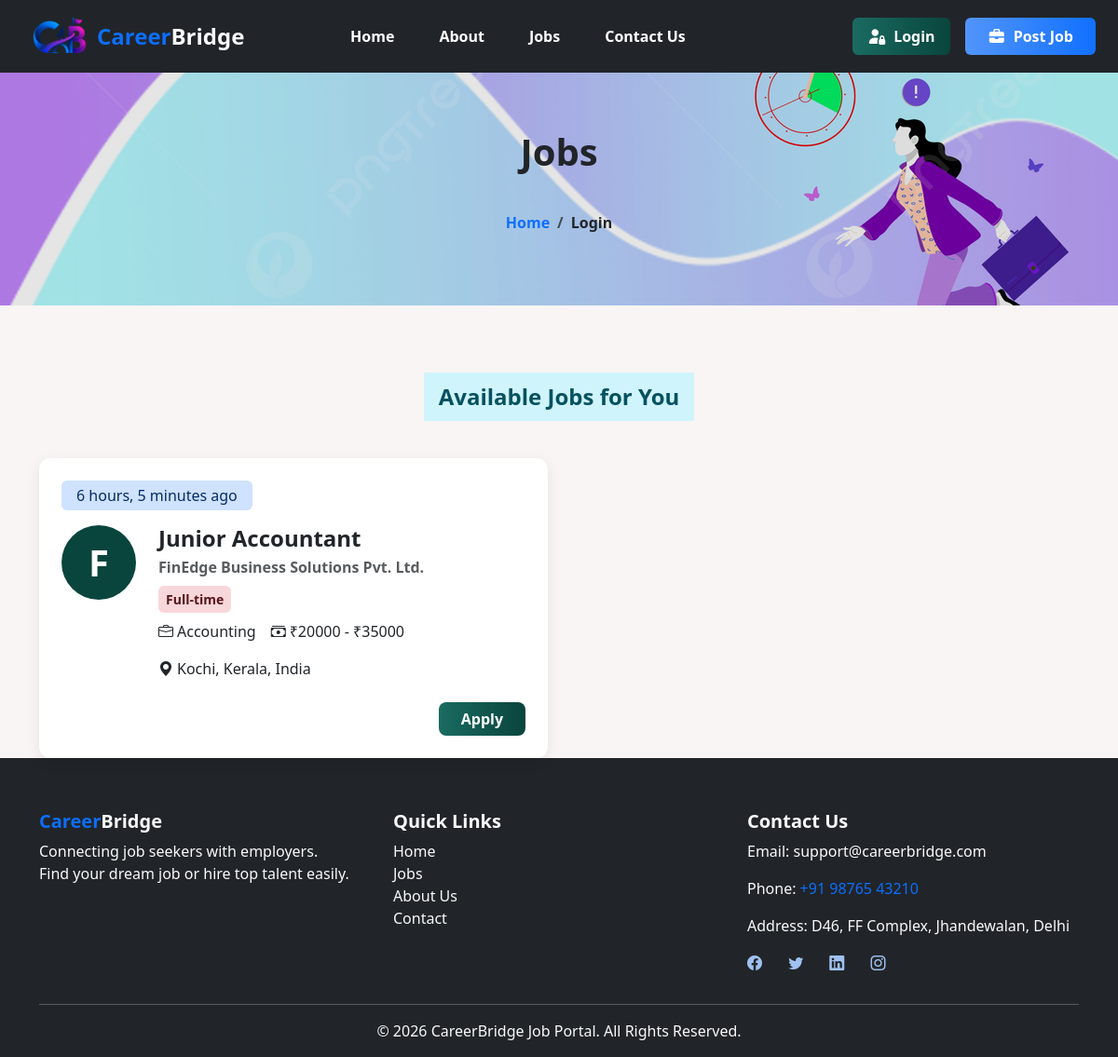
The page /category-view/3/ on the database as committed earlier.
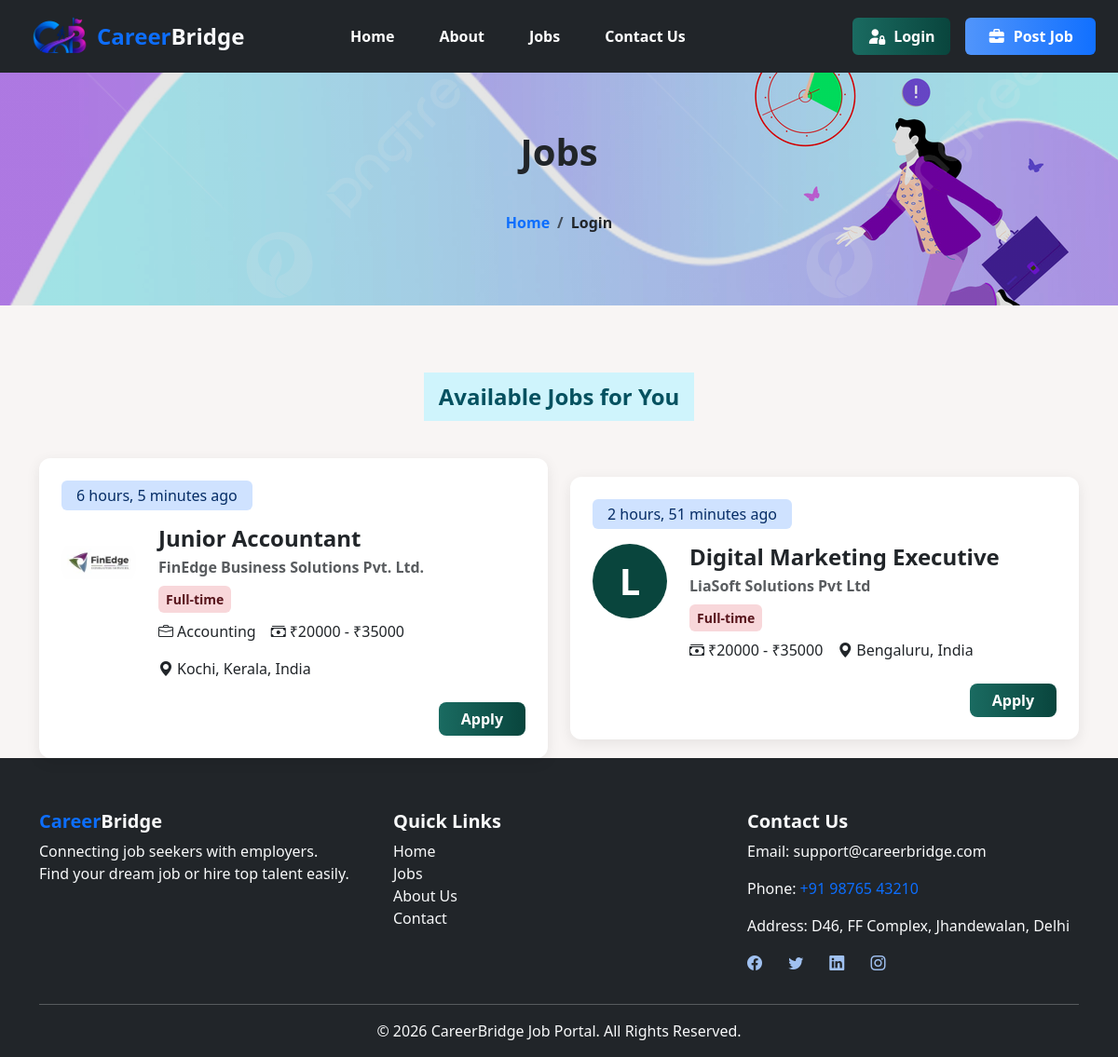
The same page on the database as committed later.
### job/models.py (models this page shows, shortened)
class Job(models.Model):
    jobtype_choices = (
        ('Full-time', 'Full time'),
        ('Part-time', 'Part time'),
        ('Temporary', 'Temporary'),
        ('Freelance', 'Freelance'),
    )
    work_location_choices = (
        ('On-site', 'On-site'),
        ('Remote', 'Remote'),
        ('Hybrid', 'Hybrid'),
    )
    job_title = models.CharField(max_length=50)
    company_name = models.CharField(max_length=50)
    company_logo = models.ImageField(upload_to='company_logos', null=True, blank=True)
    location = models.CharField(max_length=100)
    job_type = models.CharField(max_length=50, choices=jobtype_choices)
    category = models.ForeignKey(Category, on_delete=models.CASCADE)
    industry_type = models.ForeignKey(Industry, on_delete=models.CASCADE, null=True, blank=True)
    description = models.TextField()
    responsibilities = models.TextField()
    skills = models.TextField()
    min_salary = models.PositiveIntegerField()
    max_salary = models.PositiveIntegerField()
    experience = models.TextField(max_length=50)
    work_location = models.CharField(max_length=50, choices=work_location_choices)
    deadline = models.DateField()
    created_at = models.DateTimeField(auto_now_add=True)
    updated_at = models.DateTimeField(auto_now=True)
    is_featured = models.BooleanField(default=False)
    employer = models.ForeignKey(User, on_delete=models.CASCADE, null=True, blank=True)

class Industry(models.Model):
    industry_type =  models.CharField(max_length=30)
    category = models.ForeignKey(Category, on_delete=models.CASCADE)

### job/views.py (the view)
# urls.py: path('category-view/<int:id>/', views.category_view, name='category_view'),
def category_view(request,id):
    jobs = Job.objects.filter(category_id=id)
    return render(request, 'category_view.html', {'jobs': jobs})

### job/templates/category_view.html (shortened to what this page needs)
{% extends 'base.html' %}
{% load static %}
{% block content %}
<div class="container-fluid d-flex align-items-center justify-content-center text-center text-dark  page-bg">
    <div>
        <h3 class="mb-4 fw-bold fs-1">Jobs</h3>
        <nav aria-label="breadcrumb">
        <ol class="breadcrumb p-3 mb-0 justify-content-center bg-transparent">
            <li class="breadcrumb-item">
            <a href="/" class="text-decoration-none text-primary fw-bold">Home</a>
            </li>
            <li class="breadcrumb-item active text-dark fw-semibold" aria-current="page">Login</li>
        </ol>
        </nav>
  </div>
</div>
<div class="container mt-3">
    {% if jobs %}
    <div class="text-center mt-5 py-4">
        <p class="small bg-info-subtle text-info-emphasis fs-4 fw-bold d-inline-block px-3 py-2">Available Jobs for You</p>
    </div>
    <div class="row g-4 align-items-center">
        {% for job in jobs %}
        <div class="col-lg-6 col-md-12 col-12">
            <a href="{% url 'job_details' job.id %}" class="text-decoration-none text-dark">
                <div class="card p-4 h-100 job-card">
                    <div class="mb-3">
                        <span class="d-inline-block px-3 py-1 bg-primary-subtle text-primary-emphasis rounded-2">
                            {{ job.created_at|timesince }} ago
                        </span>
                    </div>
                    <div class="d-flex align-items-start gap-4">
                        <div class="flex-shrink-0">
                            {% if job.company_logo %}
                                <img src="/media/{{ job.company_logo }}" class="img-fluid rounded-circle object-fit-cover" style="width:80px; height:80px;" alt="Company Logo">
                            {% else %}
                                <div class="rounded-circle d-flex align-items-center justify-content-center text-white fw-bold"style="width:80px; height:80px; font-size:40px; background-color: #09453d;">
                                    {{ job.company_name|first|upper }}
                                </div>
                            {% endif %}
                        </div>
                        <div class="flex-grow-1">
                            <h5 class="mb-1 fw-bold job-title fs-4"> {{ job.job_title }} </h5>
                            <p class="mb-2 text-muted fw-semibold">{{ job.company_name }}</p>
                            <div class="mb-2">
                                <span class="small d-inline-block px-2 py-1 bg-danger-subtle text-danger-emphasis fw-semibold rounded">
                                    {{ job.job_type }}
                                </span>
                            </div>
                            <div class="d-flex flex-wrap gap-3 text-dark mt-2">
                                {% if job.industry_type %}
                                <div class="d-flex align-items-center">
                                    <i class="bi bi-briefcase me-1"></i>
                                    <span>{{ job.industry_type.industry_type }}</span>
                                </div>
                                {% endif %}
                                <div class="d-flex align-items-center">
                                    <i class="bi bi-cash-stack me-1"></i>
                                    <span> ₹{{ job.min_salary }} - ₹{{ job.max_salary }}</span>
                                </div>
                                <div class="d-flex align-items-center">
                                    <i class="bi bi-geo-alt-fill me-1"></i>
                                    <span>{{ job.location }}</span>
                                </div>
                            </div>
                        </div>
                    </div>
                    <div class="text-end mt-4">
                        <a href="#applyjob{{ i.id }}" class="btn btn-primary fw-bold px-4">Apply</a>
                    </div>
                </div>
            </a>
        </div>
        {% endfor %}
    </div>
    {% else %}
    <div class="row align-items-center vh-100">
        <h4 class="text-muted text-center my-5">No Jobs available at the moment.</h4>
    </div>
    {% endif %}
</div>
{% endblock content %}

### core/templates/base.html (shortened to what this page needs)
{% load static %}
<!DOCTYPE html>
<html lang="en">
<head>
    <link href="https://cdn.jsdelivr.net/npm/bootstrap@5.3.8/dist/css/bootstrap.min.css" rel="stylesheet">
    <link rel="stylesheet" href="https://cdn.jsdelivr.net/npm/bootstrap-icons@1.13.1/font/bootstrap-icons.min.css">
    <link rel="stylesheet" href="https://cdnjs.cloudflare.com/ajax/libs/font-awesome/7.3.0/css/all.min.css" />
    <link href="https://unpkg.com/aos@2.3.1/dist/aos.css" rel="stylesheet">
    <link rel="stylesheet" href="{% static 'css/style.css' %}">
</head>
<body>
    {% include 'include/navbar.html' %}
    {% block content %} {% endblock content %}
    {% include 'include/footer.html' %}
</body>
</html>

### core/templates/include/navbar.html (shortened to what this page needs)
{% load static %}
<nav class="navbar navbar-expand-lg navbar-dark bg-dark sticky-top py-1">
    <div class="container-fluid px-4">
        <a class="navbar-brand d-flex align-items-center fw-bold text-primary fs-4" href="{% url 'home' %}">
            <img src="{% static 'images/logo2.png' %}" alt="logo"  width="80" height="60" class="rounded-circle border-0 border-light ms-0">
            Career<span class="text-light">Bridge</span>
        </a>
        <div class="collapse navbar-collapse" id="navbarNav">
            <ul class="navbar-nav mx-auto fw-bold gap-3">
                <li class="nav-item">
                    <a class="nav-link px-3" href="{% url 'home' %}">Home</a>
                </li>
                <li class="nav-item">
                    <a class="nav-link px-3" href="{% url 'about' %}">About</a>
                </li>
                <li class="nav-item">
                    <a class="nav-link px-3" href="{% url 'jobs_list'%}">Jobs</a>
                </li>
                <li class="nav-item">
                    <a class="nav-link px-3" href="{% url 'contact' %}">Contact Us</a>
                </li>
            </ul>
            <ul class="navbar-nav ms-auto flex-row justify-content-center align-items-center gap-2 mt-3 mt-lg-0">
            {% if request.user.is_authenticated %}
            <li class="nav-item d-flex align-items-center me-2 text-white-50 text-decoration-none">
                <span class="small fst-italic fw-semibold me-1">Welcome,</span>
                {% if user.role == 1 %}
                    <span class="fw-bold text-uppercase text-white">{{ user.jobseeker.full_name }}</span>
                {% else %}
                    <span class="fw-bold text-uppercase text-white">{{ user.employer.full_name }}</span>
                {% endif %}
            </li>
            <li class="nav-item dropdown text-decoration-none">
                <a class="nav-link dropdown-toggle p-0" href="#" role="button" data-bs-toggle="dropdown" aria-expanded="false">
                {% if user.jobseeker.profile_photo %}
                    <img src="/media/{{ user.jobseeker.profile_photo }}" alt="profile" class="rounded-circle border border-secondary shadow-sm border-dark object-fit-cover" width="40" height="40">
                {% elif user.employer.profile_photo %}
                    <img src="/media/{{ user.employer.profile_photo }}" alt="profile" class="rounded-circle border border-secondary shadow-sm border-dark object-fit-cover" width="40" height="40">
                {% else %}
                    <img src="{% static 'images/default profile_photo.png' %}" alt="profile" class="rounded-circle border border-secondary shadow-sm border-dark" width="40" height="40">
                {% endif %}
                </a>
                <ul class="dropdown-menu dropdown-menu-end dropdown-menu-dark shadow border-0 rounded-3">
                    <li><a class="dropdown-item py-2" href="{% url 'profile_dashboard' %}"><i class="bi bi-person-circle me-2"></i>Profile</a></li>
                    {% if request.user.role == 2 %}
                    <li><a class="dropdown-item py-2" href="{% url 'manage_job' %}"><i class="bi bi-briefcase me-2"></i>Manage Jobs</a></li>
                    {% endif %}
                    <li><hr class="dropdown-divider"></li>
                    <li><a class="dropdown-item py-2  fw-bold" href="{% url 'logout' %}"><i class="bi bi-box-arrow-right me-2"></i>Logout</a></li>
                </ul>
            </li>
            {% else %}
                <li class="nav-item me-2">
                    <a href="{% url 'login' %}" class="btn btn-primary py-2 px-3 fw-bold"><i class="fa-solid fa-user-lock"></i><span class="ms-2">Login</span></a>
                </li>
                <li class="nav-item">
                    <a href="{% url 'post_job' %}" class="btn btn-secondary py-2 px-4 fw-bold"><i class="fa-solid fa-briefcase"></i><span class="ms-2">Post Job</span></a>
                </li>
            {% endif %}
            </ul>
        </div>
    </div>
</nav>

### core/templates/include/footer.html
{% load static %}
<footer class="bg-dark text-light pt-4 mt-0">
    <div class="container pt-2">
        <div class="row justify-content-center">
            <div class="col-lg-4 col-md-12 mb-3 mt-4">
                <h5 class="fw-bold"><span class="text-primary">Career</span>Bridge</h5>
                <p>Connecting job seekers with employers. <br>Find your dream job or hire top talent easily.</p>
            </div>
            <div class="col-lg-4 col-md-12 mb-3 mt-4">
                <h5 class="fw-bold">Quick Links</h5>
                <ul class="list-unstyled">
                    <li><a href="{% url 'home' %}" class="text-light text-decoration-none">Home</a></li>
                    <li><a href="{% url 'jobs_list' %}" class="text-light text-decoration-none">Jobs</a></li>
                    <li><a href="{% url 'about' %}" class="text-light text-decoration-none">About Us</a></li>
                    <li><a href="{% url 'contact' %}" class="text-light text-decoration-none">Contact</a></li>
                </ul>
            </div>
            <div class="col-lg-4 col-md-12 mb-3 mt-4">
                <h5 class="fw-bold">Contact Us</h5>
                <p>Email: support@careerbridge.com</p>
                <p>Phone: <a href="tel:+91 98765 43210" class="text-decoration-none">+91 98765 43210</a></p>
                <p><Address>Address: D46, FF Complex, Jhandewalan, Delhi</Address></p>
                <div class="socialmedia-icons">
                    <a href="https://www.facebook.com/login/" class="text-light me-4" target="_blank"><i class="bi bi-facebook"></i></a>
                    <a href="https://x.com/twitt_login?lang=en" class="text-light me-4" target="_blank"><i class="bi bi-twitter"></i></a>
                    <a href="https://www.linkedin.com/login?" class="text-light me-4" target="_blank"><i class="bi bi-linkedin"></i></a>
                    <a href="https://www.instagram.com/accounts/login/?hl=en" class="text-light me-4" target="_blank"><i class="bi bi-instagram"></i></a>
                </div>
            </div>
        </div>
        <hr class="border-light">
        <div class="text-center pb-3">
            <p class="mb-0">&copy; 2026 CareerBridge Job Portal. All Rights Reserved.</p>
        </div>
    </div>
</footer>

### core/static/css/style.css (style rules this page uses)
body { margin: 0; padding: 0; box-sizing: border-box; background-color: #f8f5f4; }
.nav-item .nav-link { color: white; }
.nav-item { transition: all 1s ease; }
.btn-primary { background: linear-gradient(to right, #1a6b61, #09453d); border: none; color: #fff; transition: all 1s ease; }
.btn-secondary { background: linear-gradient(to right, #5195fb, #1170ff); border: none; color: #fff; transition: 0.3s; }
::placeholder { color: rgba(52, 48, 48, 0.8); font-size: 16px; }
.page-bg { background-image: linear-gradient(rgba(0, 0, 0, 0.1), rgba(0, 0, 0, 0.1)),url("../images/page-bg.jpg"); height: 250px; background-repeat: no-repeat; background-size: cover; background-position: center; }
.job-card { border: none; border-radius: 12px; box-shadow: 0 4px 15px rgba(0, 0, 0, 0.08); transition: all 0.5s ease-in-out; }
.job-card .btn { border-radius: 8px; }
.socialmedia-icons i { color: #a0c1f1; transition: all ease 0.5s; }

Rows that differ between the two databases and show on the page:
changed Job "Junior Accountant": company_logo: picture added; company_logo empty → "company_logos/fin.jpg" (drawn); company_name|first "F" → (not shown)
added Job: created_at "2 hours, 51 minutes", company_name|first "L", job_title "Digital Marketing Executive", company_name "LiaSoft Solutions Pvt Ltd", job_type "Full-time", min_salary "20000", max_salary "35000", location "Bengaluru, India"
